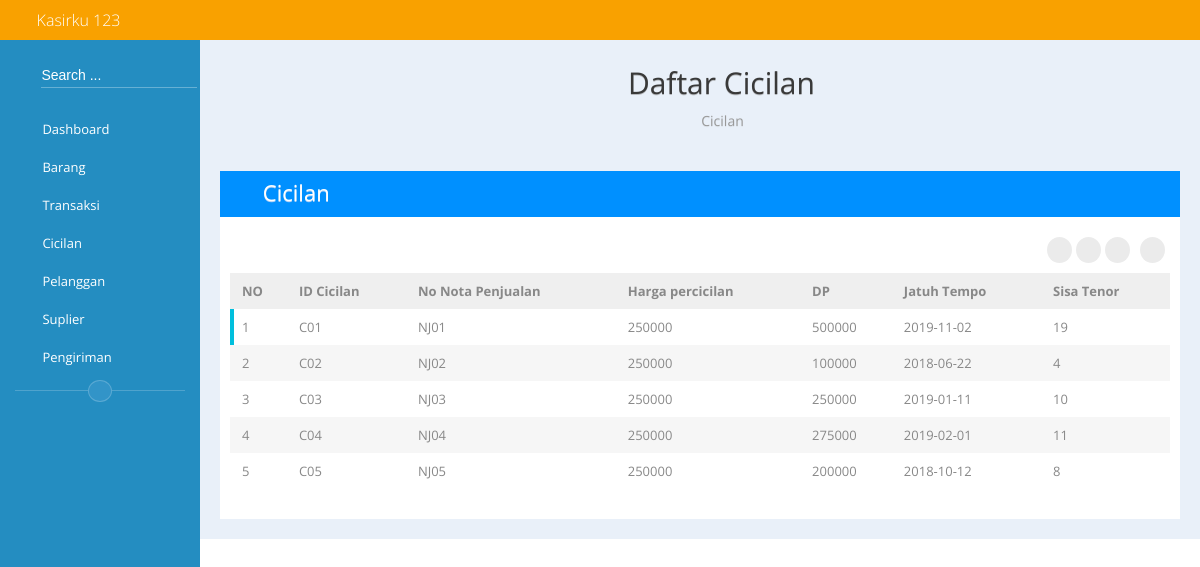
Screenshot of /daftar_cicilan.php with the database file from the repository.
### tables this page shows
CREATE TABLE `cicilan` (
  `id_cicilan` varchar(4) NOT NULL,
  `no_nota_jual` varchar(4) NOT NULL,
  `hrg_perccl` int(10) NOT NULL,
  `DP` int(10) NOT NULL,
  `jth_tmpo` date NOT NULL,
  `tenor` int(5) NOT NULL
);

### daftar_cicilan.php (the view, shortened to what this page needs)
<!DOCTYPE html>
 <html class="no-js">
    <head>
        <link rel="stylesheet" href="assets/bootstrap/bootstrap.min.css">
        <link rel="stylesheet" href="assets/bootstrap/bootstrap-responsive.min.css">
        <link rel="stylesheet" href="assets/font-awesome/css/font-awesome.min.css">
        <link rel="stylesheet" href="assets/normalize/normalize.css">
        <link rel="stylesheet" href="css/flaty.css">
        <link rel="stylesheet" href="css/flaty-responsive.css">
    </head>
    <body>
        <?php
        	include 'assets/navbar.php';
        ?>
        <div class="container-fluid" id="main-container">
            <?php
            	include 'assets/sidebar.php';
            	?>
            <div id="main-content">
                <div class="page-title">
                    <div>
                       <center> <h1><i class="icon-archive"></i> Daftar Cicilan</h1>
                        <h4>Cicilan</h4></center></center>
                    </div>
                </div>
                <div class="row-fluid">
                    <div class="span12">
                        <div class="box">
                            <div class="box-title" style="background-color: #0090ff">
                                 <h3><i class="icon-table"></i> Cicilan</h3>
                                <div class="box-tool">
                                    <a data-action="collapse" href="#"><i class="icon-chevron-up"></i></a>
                                    <a data-action="close" href="#"><i class="icon-remove"></i></a>
                                </div>
                            </div>
                            <div class="box-content">
                                <div class="btn-toolbar pull-right clearfix">
                                    <div class="btn-group">
                                        <a class="btn btn-circle show-tooltip" title="Print" href="#"><i class="icon-print"></i></a>
                                        <a class="btn btn-circle show-tooltip" title="Export to PDF" href="#"><i class="icon-file-text-alt"></i></a>
                                        <a class="btn btn-circle show-tooltip" title="Export to Exel" href="#"><i class="icon-table"></i></a>
                                    </div>
                                    <div class="btn-group">
                                        <a class="btn btn-circle show-tooltip" title="Refresh" href="#"><i class="icon-repeat"></i></a>
                                    </div>
                                </div>
                                <div class="clearfix"></div>
<table class="table table-advance" id="table1">
    <thead>
        <tr>
 			<th> NO</th>
            <th>ID Cicilan</th>
            <th>No Nota Penjualan</th>
            <th>Harga percicilan</th>
            <th>DP</th>
            <th>Jatuh Tempo</th>
            <th>Sisa Tenor</th>
        </tr>
    </thead>
    <tbody>
        <tr class="table-flag-blue">
        	<?php
        		include 'Database.php';
        		$sql = "SELECT * FROM cicilan";
        		$hasil = $connect->query($sql);
        		$nomor=1;
        	while ($isi = $hasil->fetch_array())
        	{ echo "
        	<td> $nomor</td>
            <td>".$isi['id_cicilan']."</td>
            <td>".$isi['no_nota_jual']."</td>
            <td>".$isi['hrg_perccl']."</td>
            <td>".$isi['DP']."</td>
            <td>".$isi['jth_tmpo']."</td>
            <td>".$isi['tenor']."</td>
             </tr>";
             $nomor++; } ?>
    </tbody>
</table>
                            </div>
                        </div>
                    </div>
    </body>
</html>

### rows the page displays
cicilan: id_cicilan "C01", no_nota_jual "NJ01", hrg_perccl "250000", DP "500000", jth_tmpo "2019-11-02", tenor "19"
cicilan: id_cicilan "C02", no_nota_jual "NJ02", hrg_perccl "250000", DP "100000", jth_tmpo "2018-06-22", tenor "4"
cicilan: id_cicilan "C03", no_nota_jual "NJ03", hrg_perccl "250000", DP "250000", jth_tmpo "2019-01-11", tenor "10"
cicilan: id_cicilan "C04", no_nota_jual "NJ04", hrg_perccl "250000", DP "275000", jth_tmpo "2019-02-01", tenor "11"
cicilan: id_cicilan "C05", no_nota_jual "NJ05", hrg_perccl "250000", DP "200000", jth_tmpo "2018-10-12", tenor "8"
